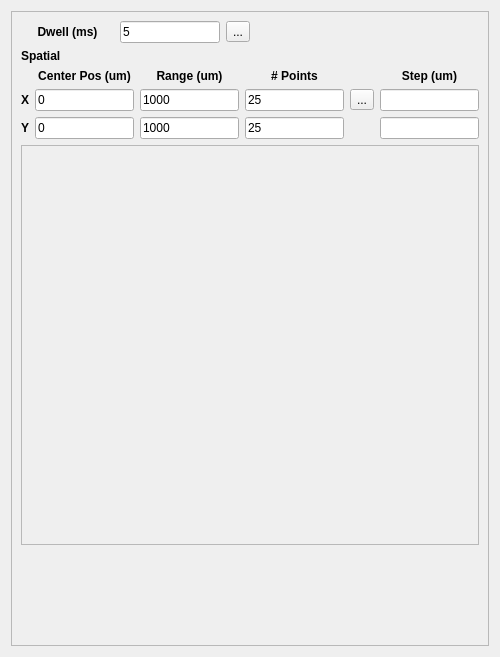
              <widget class="QWidget" name="page_2">
               <property name="geometry">
                <rect>
                 <x>0</x>
                 <y>0</y>
                 <width>500</width>
                 <height>657</height>
                </rect>
               </property>
               <attribute name="label">
                <string>Detector Scan</string>
               </attribute>
               <layout class="QVBoxLayout" name="verticalLayout_10">
                <item>
                 <widget class="QFrame" name="frame_2">
                  <property name="maximumSize">
                   <size>
                    <width>800</width>
                    <height>16777215</height>
                   </size>
                  </property>
                  <property name="frameShape">
                   <enum>QFrame::StyledPanel</enum>
                  </property>
                  <property name="frameShadow">
                   <enum>QFrame::Raised</enum>
                  </property>
                  <layout class="QVBoxLayout" name="imageLbyLLayout_2">
                   <item>
                    <layout class="QHBoxLayout" name="horizontalLayout_15">
                     <item>
                      <layout class="QHBoxLayout" name="horizontalLayout_5">
                       <item>
                        <widget class="QLabel" name="label_8">
                         <property name="font">
                          <font>
                           <weight>75</weight>
                           <bold>true</bold>
                          </font>
                         </property>
                         <property name="text">
                          <string>Dwell (ms)</string>
                         </property>
                         <property name="alignment">
                          <set>Qt::AlignCenter</set>
                         </property>
                        </widget>
                       </item>
                       <item>
                        <widget class="QLineEdit" name="dwellFld_2">
                         <property name="maximumSize">
                          <size>
                           <width>100</width>
                           <height>16777215</height>
                          </size>
                         </property>
                         <property name="text">
                          <string>5</string>
                         </property>
                        </widget>
                       </item>
                       <item>
                        <widget class="QToolButton" name="dwell_2_magicBtn">
                         <property name="toolTip">
                          <string>adjust number of points to use this dwell value</string>
                         </property>
                         <property name="text">
                          <string>...</string>
                         </property>
                         <property name="icon">
                          <iconset>
                           <normaloff>../../../../../../icons/wand.ico</normaloff>../../../../../../icons/wand.ico</iconset>
                         </property>
                        </widget>
                       </item>
                      </layout>
                     </item>
                     <item>
                      <spacer name="horizontalSpacer">
                       <property name="orientation">
                        <enum>Qt::Horizontal</enum>
                       </property>
                       <property name="sizeHint" stdset="0">
                        <size>
                         <width>40</width>
                         <height>20</height>
                        </size>
                       </property>
                      </spacer>
                     </item>
                    </layout>
                   </item>
                   <item>
                    <widget class="QLabel" name="label_39">
                     <property name="font">
                      <font>
                       <weight>75</weight>
                       <bold>true</bold>
                      </font>
                     </property>
                     <property name="text">
                      <string>Spatial</string>
                     </property>
                    </widget>
                   </item>
                   <item>
                    <layout class="QGridLayout" name="gridLayout_2">
                     <item row="0" column="1">
                      <widget class="QLabel" name="label_9">
                       <property name="font">
                        <font>
                         <weight>75</weight>
                         <bold>true</bold>
                        </font>
                       </property>
                       <property name="text">
                        <string>Center Pos (um)</string>
                       </property>
                       <property name="alignment">
                        <set>Qt::AlignCenter</set>
                       </property>
                      </widget>
                     </item>
                     <item row="0" column="2">
                      <widget class="QLabel" name="label_10">
                       <property name="font">
                        <font>
                         <weight>75</weight>
                         <bold>true</bold>
                        </font>
                       </property>
                       <property name="text">
                        <string>Range (um)</string>
                       </property>
                       <property name="alignment">
                        <set>Qt::AlignCenter</set>
                       </property>
                      </widget>
                     </item>
                     <item row="0" column="3">
                      <widget class="QLabel" name="label_11">
                       <property name="font">
                        <font>
                         <weight>75</weight>
                         <bold>true</bold>
                        </font>
                       </property>
                       <property name="text">
                        <string># Points</string>
                       </property>
                       <property name="alignment">
                        <set>Qt::AlignCenter</set>
                       </property>
                      </widget>
                     </item>
                     <item row="0" column="5">
                      <widget class="QLabel" name="label_12">
                       <property name="font">
                        <font>
                         <weight>75</weight>
                         <bold>true</bold>
                        </font>
                       </property>
                       <property name="text">
                        <string>Step (um)</string>
                       </property>
                       <property name="alignment">
                        <set>Qt::AlignCenter</set>
                       </property>
                      </widget>
                     </item>
                     <item row="1" column="0">
                      <widget class="QLabel" name="label_13">
                       <property name="font">
                        <font>
                         <weight>75</weight>
                         <bold>true</bold>
                        </font>
                       </property>
                       <property name="text">
                        <string>X</string>
                       </property>
                      </widget>
                     </item>
                     <item row="1" column="1">
                      <widget class="QLineEdit" name="centerXFld_2">
                       <property name="text">
                        <string>0</string>
                       </property>
                      </widget>
                     </item>
                     <item row="1" column="3">
                      <widget class="QLineEdit" name="npointsXFld_2">
                       <property name="text">
                        <string>25</string>
                       </property>
                      </widget>
                     </item>
                     <item row="1" column="5">
                      <widget class="QLineEdit" name="stepXFld_2"/>
                     </item>
                     <item row="2" column="0">
                      <widget class="QLabel" name="label_14">
                       <property name="font">
                        <font>
                         <weight>75</weight>
                         <bold>true</bold>
                        </font>
                       </property>
                       <property name="text">
                        <string>Y</string>
                       </property>
                      </widget>
                     </item>
                     <item row="2" column="2">
                      <widget class="QLineEdit" name="rangeYFld_2">
                       <property name="text">
                        <string>1000</string>
                       </property>
                      </widget>
                     </item>
                     <item row="2" column="3">
                      <widget class="QLineEdit" name="npointsYFld_2">
                       <property name="text">
                        <string>25</string>
                       </property>
                      </widget>
                     </item>
                     <item row="2" column="5">
                      <widget class="QLineEdit" name="stepYFld_2"/>
                     </item>
                     <item row="1" column="2">
                      <widget class="QLineEdit" name="rangeXFld_2">
                       <property name="text">
                        <string>1000</string>
                       </property>
                      </widget>
                     </item>
                     <item row="2" column="1">
                      <widget class="QLineEdit" name="centerYFld_2">
                       <property name="text">
                        <string>0</string>
                       </property>
                      </widget>
                     </item>
                     <item row="1" column="4">
                      <widget class="QToolButton" name="xPoints_2_magicBtn">
                       <property name="toolTip">
                        <string>adjust dwell value to use this number of points</string>
                       </property>
                       <property name="text">
                        <string>...</string>
                       </property>
                       <property name="icon">
                        <iconset>
                         <normaloff>../../../../../../icons/wand.ico</normaloff>../../../../../../icons/wand.ico</iconset>
                       </property>
                      </widget>
                     </item>
                    </layout>
                   </item>
                   <item>
                    <widget class="QFrame" name="detectorPlotFrame">
                     <property name="minimumSize">
                      <size>
                       <width>0</width>
                       <height>400</height>
                      </size>
                     </property>
                     <property name="maximumSize">
                      <size>
                       <width>500</width>
                       <height>16777215</height>
                      </size>
                     </property>
                     <property name="frameShape">
                      <enum>QFrame::StyledPanel</enum>
                     </property>
                     <property name="frameShadow">
                      <enum>QFrame::Raised</enum>
                     </property>
                    </widget>
                   </item>
                   <item>
                    <spacer name="verticalSpacer_2">
                     <property name="orientation">
                      <enum>Qt::Vertical</enum>
                     </property>
                     <property name="sizeHint" stdset="0">
                      <size>
                       <width>20</width>
                       <height>40</height>
                      </size>
                     </property>
                    </spacer>
                   </item>
                  </layout>
                 </widget>
                </item>
               </layout>
              </widget>
